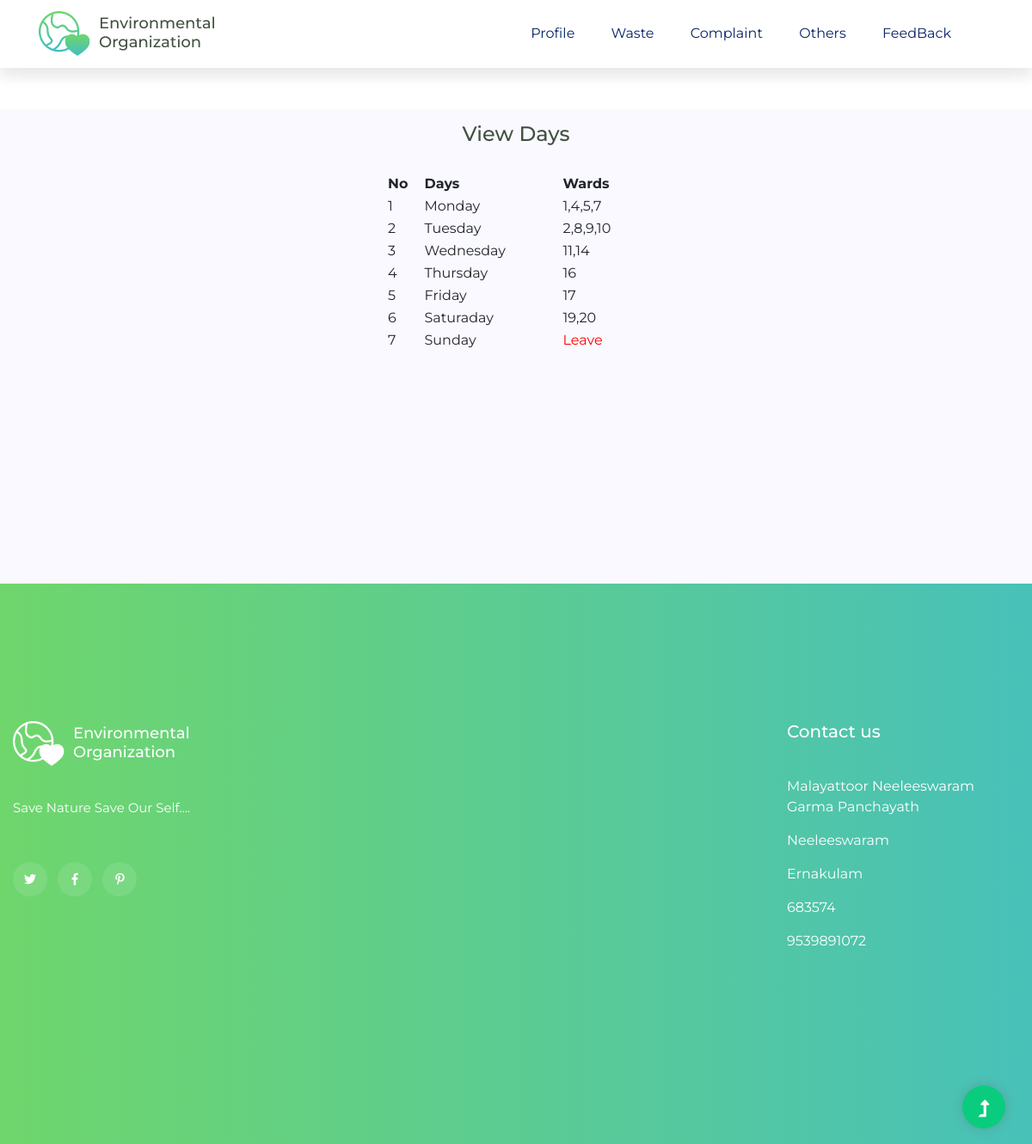
Screenshot of /E-Waste/User/View_days.php (signed in) with the database file from the repository.
### tables this page shows
CREATE TABLE `tbl_days` (
  `day_id` int(11) NOT NULL auto_increment,
  `day_name` varchar(10) NOT NULL,
  `day_desc` varchar(100) NOT NULL,
  `day_status` char(1) NOT NULL default '0',
  PRIMARY KEY  (`day_id`)
);

CREATE TABLE `tbl_pajayathe` (
  `pajayathe_id` int(11) NOT NULL auto_increment,
  `pajayathe_name` varchar(100) NOT NULL,
  `pajayathe_contact` char(10) NOT NULL,
  `pajayathe_pincode` char(6) NOT NULL,
  `pajayathe_district` varchar(15) NOT NULL,
  `pajayathe_location` varchar(20) NOT NULL,
  `pajayathe_username` varchar(20) NOT NULL,
  `pajayathe_password` varchar(20) NOT NULL,
  `pajayathe_status` char(1) NOT NULL default '0',
  PRIMARY KEY  (`pajayathe_id`)
);

### E-Waste/User/View_days.php (the view, shortened to what this page needs)
<!DOCTYPE html>
<html>
<head>
<?php
include("../Connection/Connection.php");
?>
</head>
<?php include("Template/Header1.php");
if($_SESSION['username']!=NULL)
{
	?>
	<body>
<form>
	<div class="progress-table">
<h2 align="center" class="text-heading">View Days</h2>
	<table width="300" align="center">
		<tr>
			<th>No</th>
			<th>Days</th>
			<th>Wards</th>
		</tr>
		<?php
		$sel = "select * from tbl_days where day_status=0";
		$res = $con->query($sel);
		if($res->num_rows!=NULL)
		{
			$i = 0;
			while($row = $res->fetch_assoc())
			{
				$i = $i + 1;
				?>
				<tr>
					<td><?php echo $i; ?></td>
					<td><?php echo $row["day_name"]; ?></td>
					<td><?php $de = $row["day_desc"]; if($de=='Leave') {echo "<span style=color:red>Leave</span>"; } else {echo $de; } ?></td>
				</tr>
				<?php
			}
		}
		?>
	</table>
	<br><br><br><br><br><br><br><br><br><br>
</div>
</form>
</body>
	<?php
}
else
{
	echo "<script>location.replace('../Guest/Login.php')</script>";
}
 ?>
<?php include("Template/Footer.php"); ?>
</html>

### E-Waste/User/Template/Footer.php (shortened to what this page needs)
<!DOCTYPE html>
<html class="no-js" lang="zxx">
<?php
include("../Connection/Connection.php");
?>
<head>
    <link rel="stylesheet" href="../User/Template/assets/css/bootstrap.min.css">
    <link rel="stylesheet" href="../User/Template/assets/css/owl.carousel.min.css">
    <link rel="stylesheet" href="../User/Template/assets/css/slicknav.css">
    <link rel="stylesheet" href="../User/Template/assets/css/flaticon.css">
    <link rel="stylesheet" href="../User/Template/assets/css/progressbar_barfiller.css">
    <link rel="stylesheet" href="../User/Template/assets/css/gijgo.css">
    <link rel="stylesheet" href="../User/Template/assets/css/animate.min.css">
    <link rel="stylesheet" href="../User/Template/assets/css/animated-headline.css">
    <link rel="stylesheet" href="../User/Template/assets/css/magnific-popup.css">
    <link rel="stylesheet" href="../User/Template/assets/css/fontawesome-all.min.css">
    <link rel="stylesheet" href="../User/Template/assets/css/themify-icons.css">
    <link rel="stylesheet" href="../User/Template/assets/css/slick.css">
    <link rel="stylesheet" href="../User/Template/assets/css/nice-select.css">
    <link rel="stylesheet" href="../User/Template/assets/css/style.css">
</head>
<body>
 <footer>
        <div class="footer-wrapper">
           <div class="footer-area footer-padding">
               <div class="container ">
                   <div class="row justify-content-between">
                       <div class="col-xl-4 col-lg-3 col-md-8 col-sm-8">
                           <div class="single-footer-caption mb-50">
                               <div class="single-footer-caption mb-30">
                                   <div class="footer-logo mb-35">
                                       <a href="Home.php"><img src="../User/Template/assets/img/logo/logo2_footer.png" alt=""></a>
                                   </div>
                                   <div class="footer-tittle">
                                       <div class="footer-pera">
                                           <p>Save Nature Save Our Self....</p>
                                       </div>
                                   </div>
                                   <div class="footer-social">
                                       <a href="https://twitter.com"><i class="fab fa-twitter"></i></a>
                                       <a href="https://facebook.com"><i class="fab fa-facebook-f"></i></a>
                                       <a href="https://pinterest.com"><i class="fab fa-pinterest-p"></i></a>
                                   </div>
                               </div>
                           </div>
                       </div>
                       <?php
                       $sel = "select * from tbl_pajayathe where pajayathe_status='1'";
                       $res = $con->query($sel);
                       if($res->num_rows!=NULL)
                       {
                       	while($row = $res->fetch_assoc())
                       	{
                       		$name = $row["pajayathe_name"];
                       		$loc = $row["pajayathe_location"];
                       		$dis = $row["pajayathe_district"];
                       		$pin = $row["pajayathe_pincode"];
                       		$pho = $row["pajayathe_contact"];
                       	}
                       }
                       ?>
                       <div class="col-xl-3 col-lg-4 col-md-6 col-sm-4">
                           <div class="single-footer-caption mb-50">
                               <div class="footer-tittle">
                                   <h4>Contact us</h4>
                                   <ul>
                                       <li style="color:white"><?php echo $name;?></li>
                                       <li style="color:white"><?php echo $loc;?></li>
                                       <li style="color:white"><?php echo $dis;?></li>
                                       <li style="color:white"><?php echo $pin;?></li>
                                       <li class="number" style="color:white"><?php echo $pho;?></li>
                                   </ul>
                               </div>
                           </div>
                       </div>
                   </div>
               </div>
           </div>
           <div class="footer-bottom-area">
               <div class="container">
                   <div class="footer-border">
                       <div class="row d-flex align-items-center">
                           <div class="col-xl-12 ">
                              </div>
                          </div>
                      </div>
                  </div>
              </div>
          </div>
      </footer>
      <div id="back-top" >
        <a title="Go to Top" href="#"> <i class="fas fa-level-up-alt"></i></a>
    </div>
</body>
</html>

### rows the page displays
tbl_days: day_name "Monday", day_desc "1,4,5,7"
tbl_days: day_name "Tuesday", day_desc "2,8,9,10"
tbl_days: day_name "Wednesday", day_desc "11,14"
tbl_days: day_name "Thursday", day_desc "16"
tbl_days: day_name "Friday", day_desc "17"
tbl_days: day_name "Saturaday", day_desc "19,20"
tbl_days: day_name "Sunday", day_desc "Leave"
tbl_pajayathe: pajayathe_name "Malayattoor Neeleeswaram Garma Panchayath", pajayathe_location "Neeleeswaram", pajayathe_district "Ernakulam", pajayathe_pincode "683574", pajayathe_contact "9539891072"
